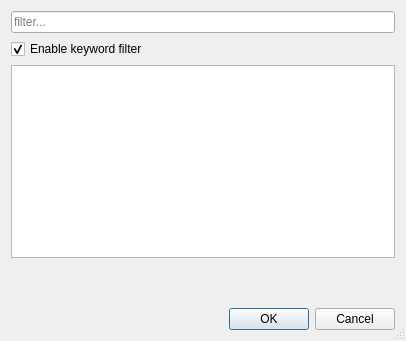
<?xml version="1.0" encoding="UTF-8"?>
<ui version="4.0">
 <class>QtShowViewDialog_</class>
 <widget class="QDialog" name="QtShowViewDialog_">
  <property name="windowModality">
   <enum>Qt::NonModal</enum>
  </property>
  <property name="geometry">
   <rect>
    <x>0</x>
    <y>0</y>
    <width>406</width>
    <height>341</height>
   </rect>
  </property>
  <property name="windowTitle">
   <string>Show View</string>
  </property>
  <property name="sizeGripEnabled">
   <bool>true</bool>
  </property>
  <property name="modal">
   <bool>true</bool>
  </property>
  <layout class="QHBoxLayout">
   <item>
    <layout class="QVBoxLayout">
     <item>
      <widget class="QLineEdit" name="m_Filter">
       <property name="placeholderText">
        <string>filter...</string>
       </property>
      </widget>
     </item>
     <item>
      <widget class="QCheckBox" name="m_KeywordFilter">
       <property name="text">
        <string>Enable keyword filter</string>
       </property>
       <property name="checked">
        <bool>true</bool>
       </property>
      </widget>
     </item>
     <item>
      <widget class="QTreeView" name="m_TreeView">
       <property name="sizePolicy">
        <sizepolicy hsizetype="Expanding" vsizetype="Expanding">
         <horstretch>0</horstretch>
         <verstretch>5</verstretch>
        </sizepolicy>
       </property>
      </widget>
     </item>
     <item>
      <widget class="QLabel" name="m_Description">
       <property name="sizePolicy">
        <sizepolicy hsizetype="Preferred" vsizetype="Preferred">
         <horstretch>0</horstretch>
         <verstretch>1</verstretch>
        </sizepolicy>
       </property>
       <property name="text">
        <string/>
       </property>
       <property name="alignment">
        <set>Qt::AlignLeading|Qt::AlignLeft|Qt::AlignTop</set>
       </property>
       <property name="wordWrap">
        <bool>true</bool>
       </property>
      </widget>
     </item>
     <item>
      <widget class="QDialogButtonBox" name="m_ButtonBox">
       <property name="orientation">
        <enum>Qt::Horizontal</enum>
       </property>
       <property name="standardButtons">
        <set>QDialogButtonBox::Cancel|QDialogButtonBox::Ok</set>
       </property>
      </widget>
     </item>
    </layout>
   </item>
  </layout>
 </widget>
 <resources/>
 <connections>
  <connection>
   <sender>m_ButtonBox</sender>
   <signal>accepted()</signal>
   <receiver>QtShowViewDialog_</receiver>
   <slot>accept()</slot>
   <hints>
    <hint type="sourcelabel">
     <x>248</x>
     <y>254</y>
    </hint>
    <hint type="destinationlabel">
     <x>157</x>
     <y>274</y>
    </hint>
   </hints>
  </connection>
  <connection>
   <sender>m_ButtonBox</sender>
   <signal>rejected()</signal>
   <receiver>QtShowViewDialog_</receiver>
   <slot>reject()</slot>
   <hints>
    <hint type="sourcelabel">
     <x>316</x>
     <y>260</y>
    </hint>
    <hint type="destinationlabel">
     <x>286</x>
     <y>274</y>
    </hint>
   </hints>
  </connection>
 </connections>
</ui>
